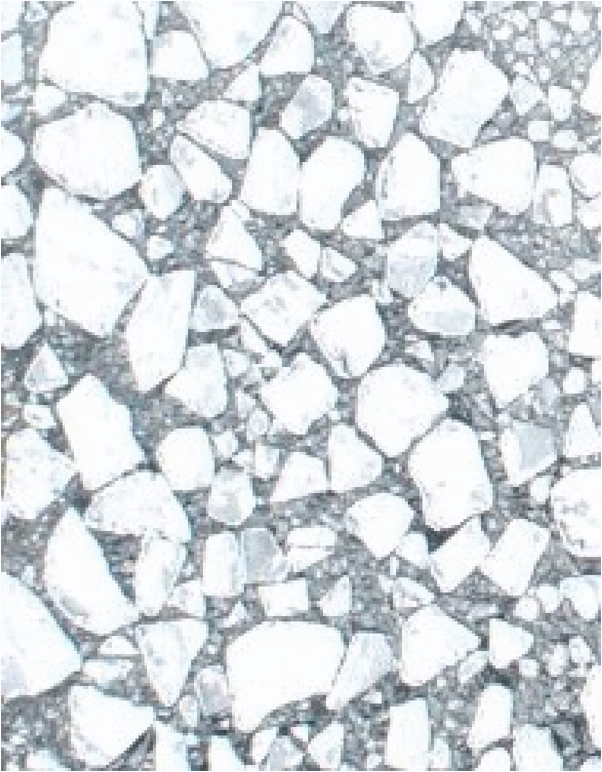
%> input picture Ice3.jpg, 602 x 772 px
$ octave segmentImage.m   (GNU Octave 9; MATLAB toolbox functions it lacks are replaced by stand-ins)
%> lines starting %> are read from the running program, lines starting %| are printed output that depends on the picture; in (x1, y1, x2, y2) boxes, pixels count from 0 and x2, y2 are one past the last pixel; in counts of white or black regions, pixels touching at a corner belong together; the program's own positions count from 1
clc;        % Clear the command window.
close all;  % Close all figures (except those of imtool.)
clear;      % Erase all existing variables.

%% Reading image in

X = imread('Ice3.jpg');
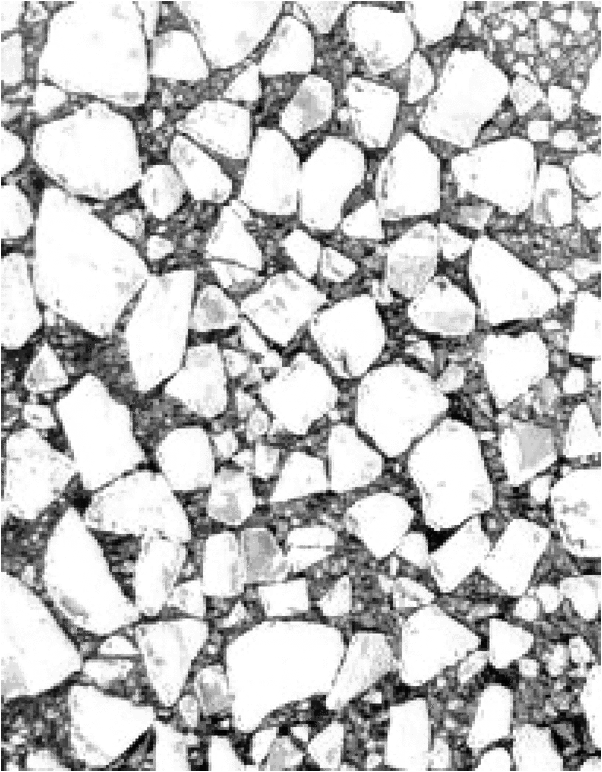
%> X: size 772x602 uint8; min 0, max 255, mean 192.1
X = im2gray(X);
bw = imbinarize(X);
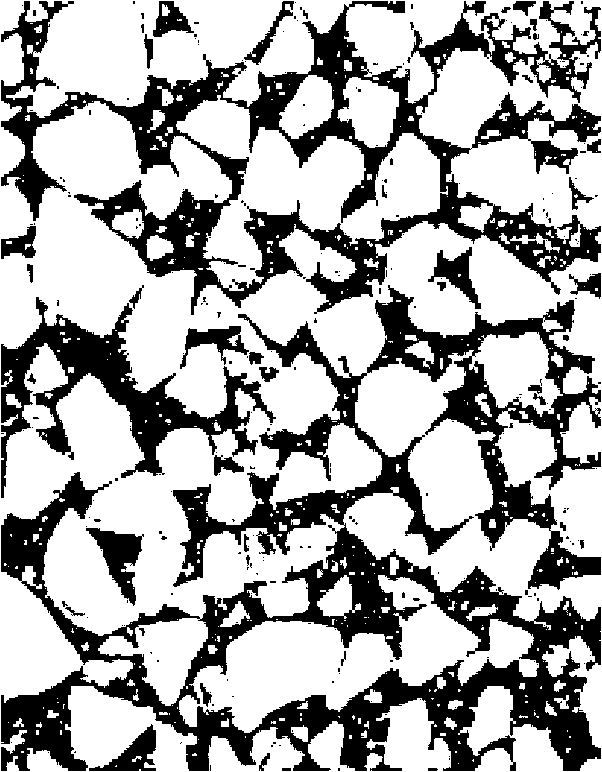
%> bw: size 772x602 logical; 67.1% white; 288 black regions (243 under 20 px), largest, box (x1, y1, x2, y2) and area: (1, 285, 601, 771) 79372, (1, 1, 601, 315) 48414, (1, 297, 276, 498) 13825

f = {};

imshow(cell2mat(f(1:1,1:1)));
%> (this line was passed over: imshow is not available in this run)

$ run again, with Ice1.jpg copied over Ice3.jpg
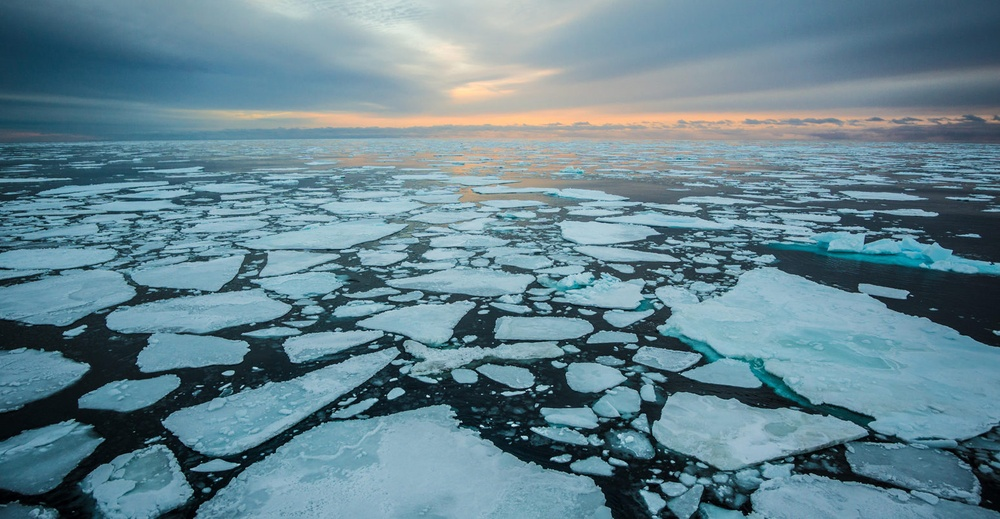
%> input picture Ice1.jpg, 1000 x 519 px, shrunk from 1550 x 804 before the run
%> X is the input picture: size 519x1000x3 uint8; mean R, G, B 100.8, 132.3, 144.2
%> `X = im2gray(X);`:
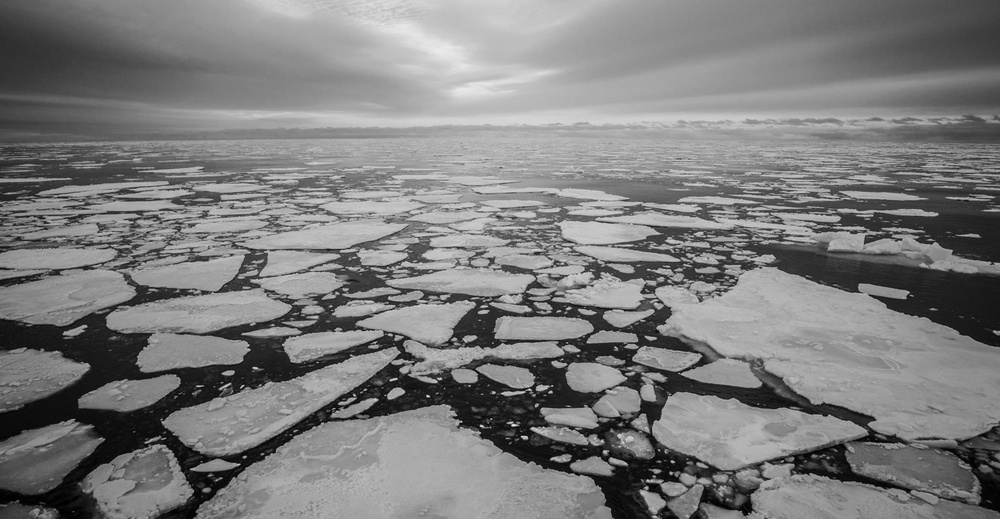
%> X: size 519x1000 uint8; min 0, max 243, mean 124.2
%> `bw = imbinarize(X);`:
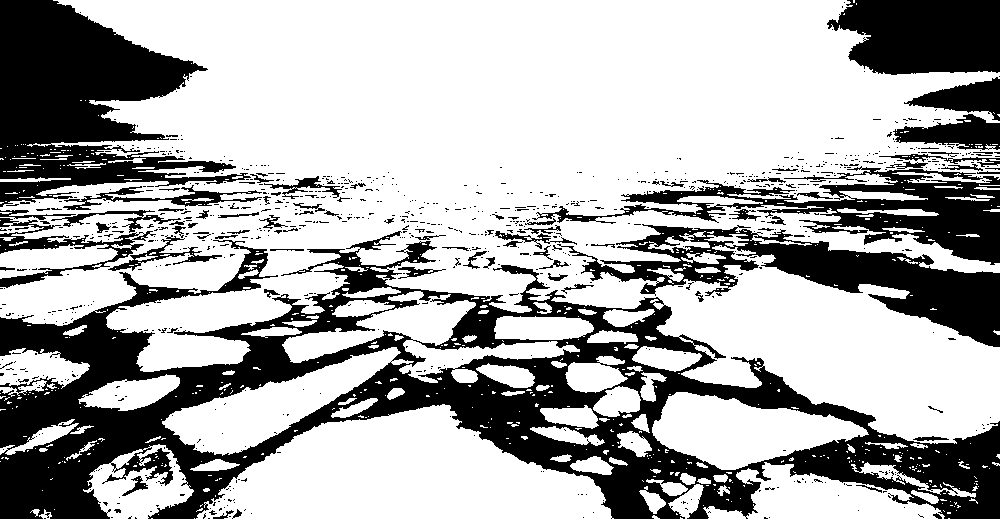
%> bw: size 519x1000 logical; 67.5% white; 858 black regions (771 under 20 px), largest, box (x1, y1, x2, y2) and area: (0, 231, 1000, 519) 85282, (0, 0, 251, 207) 26216, (557, 224, 1000, 347) 16023
